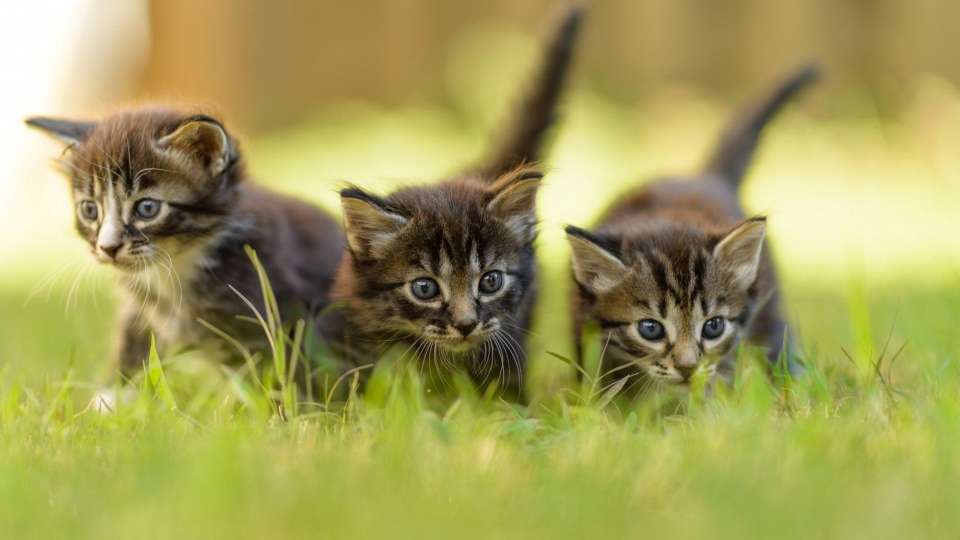
#> input picture cat.jpg, 1920 x 1080 px (shown at 1/2 size)
$ python counters.py
#> lines starting #> are read from the running program, lines starting #| are printed output that depends on the picture; after the words box and inside, x2 and y2 are one past the last pixel; in counts of white or black regions, pixels touching at a corner belong together
import cv2 as cv
import numpy as np
img=cv.imread('cat.jpg')
#> img is the input picture: shape (1080, 1920, 3); mean B, G, R 89.6, 157.6, 162.1
img=cv.resize(img,(800,500),interpolation=cv.INTER_AREA)
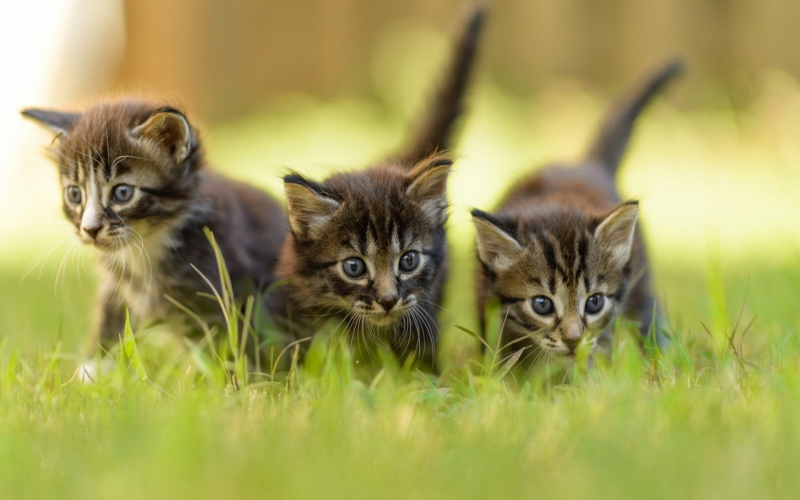
#> img: shape (500, 800, 3); mean B, G, R 89.6, 157.6, 162.1
cv.imshow("ori",img)
gray=cv.cvtColor(img,cv.COLOR_BGR2GRAY)
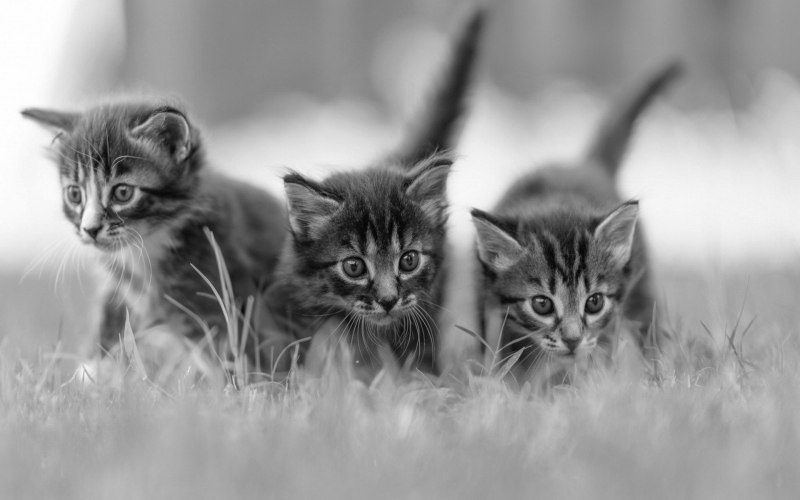
#> gray: shape (500, 800); min 4, max 255, mean 151.2
cv.imshow("gray",gray)
cann=cv.Canny(gray,125,175)
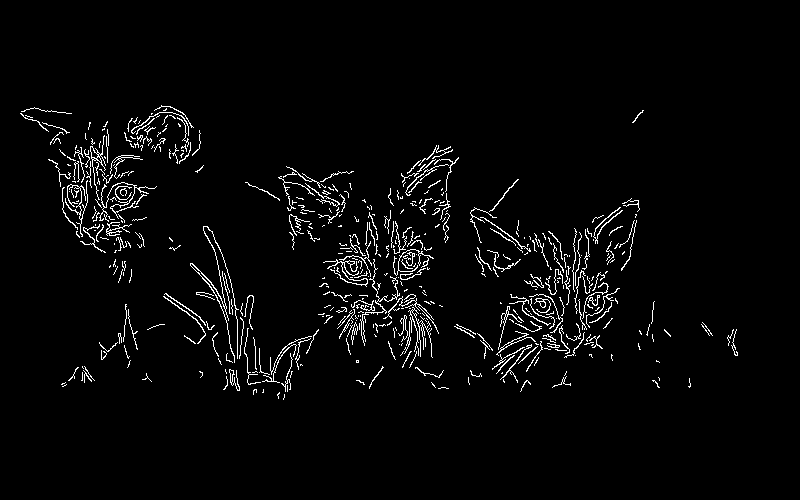
#> cann: shape (500, 800); 3.1% white in thin lines or dots, all inside (x1, y1, x2, y2) = (20, 105, 738, 400)
cv.imshow("canny",cann)
counter,thresh=cv.findContours(cann,cv.RETR_LIST,cv.CHAIN_APPROX_SIMPLE)
#> counter = 553 contours, 519 with area under 20; largest, box (x1, y1, x2, y2) and area: (90, 135, 106, 200) 94, (190, 226, 239, 363) 78, (323, 259, 368, 287) 58, (534, 298, 551, 313) 54, (99, 182, 157, 222) 49; thresh = 553 rows, first 6: [1, -1, -1, -1], [2, 0, -1, -1], [3, 1, -1, -1], [4, 2, -1, -1], [5, 3, -1, -1], [6, 4, -1, -1]
print(len(counter))
#| 553
#using threshold
ret,thresh=cv.threshold(gray,125,225,cv.THRESH_BINARY)
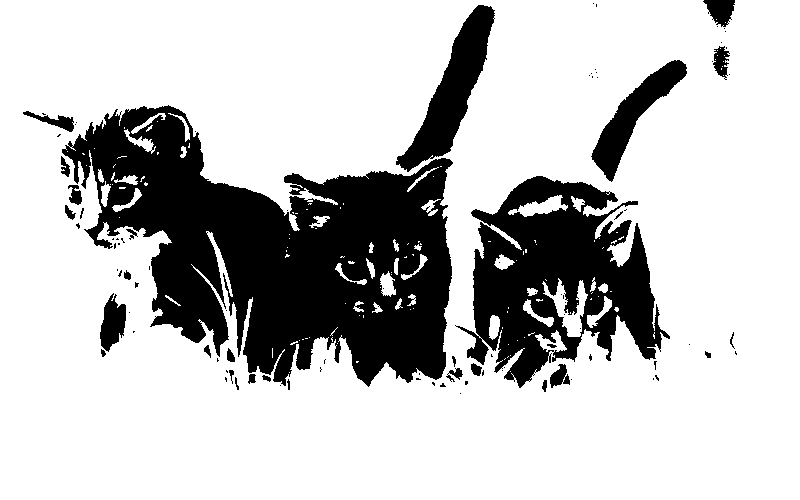
#> thresh: shape (500, 800); values 0 (black) and 225 (white), 76.3% white; 97 black regions (66 under 20 px), largest, box (x1, y1, x2, y2) and area: (62, 105, 453, 387) 58554, (455, 176, 670, 388) 23433, (396, 5, 495, 172) 5594
cv.imshow("thresh",thresh)
#using findcounters
blank=np.zeros(img.shape,dtype='uint8')
pp=cv.drawContours(blank,counter,-1,(0,0,255),1)
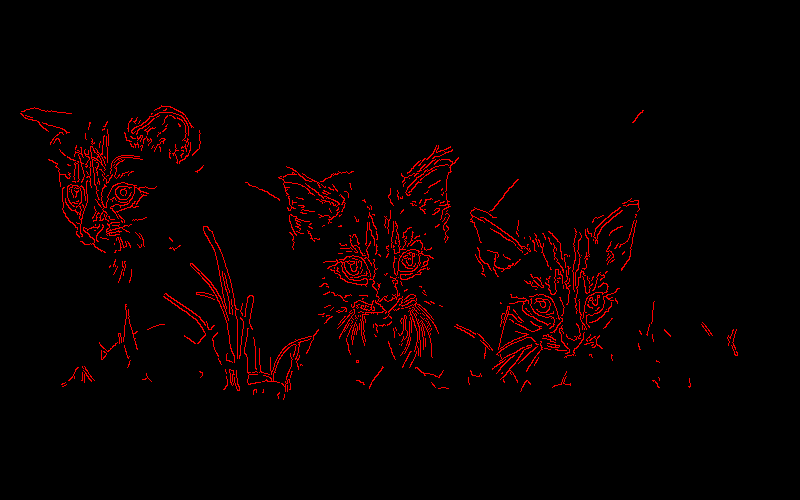
#> pp: shape (500, 800, 3); mean of channels 0, 1, 2 0, 0, 7.8; drawn as B, G, R
cv.imshow("own",pp)
cv.waitKey(0)
